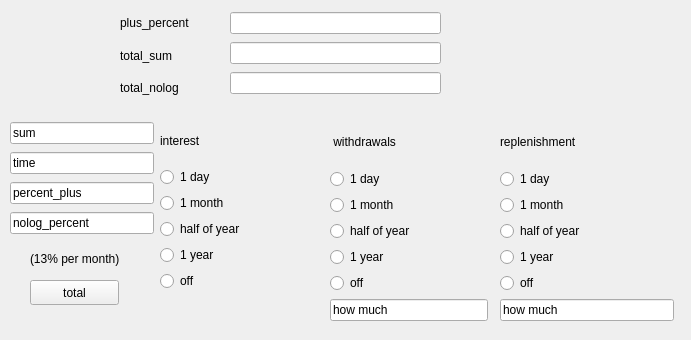
<?xml version="1.0" encoding="UTF-8"?>
<ui version="4.0">
 <class>deposit</class>
 <widget class="QWidget" name="deposit">
  <property name="geometry">
   <rect>
    <x>0</x>
    <y>0</y>
    <width>691</width>
    <height>340</height>
   </rect>
  </property>
  <property name="windowTitle">
   <string>Form</string>
  </property>
  <widget class="QWidget" name="layoutWidget">
   <property name="geometry">
    <rect>
     <x>330</x>
     <y>120</y>
     <width>158</width>
     <height>201</height>
    </rect>
   </property>
   <layout class="QVBoxLayout" name="take">
    <item>
     <widget class="QLabel" name="label_3">
      <property name="text">
       <string> withdrawals</string>
      </property>
     </widget>
    </item>
    <item>
     <widget class="QRadioButton" name="day_2">
      <property name="text">
       <string>1 day</string>
      </property>
     </widget>
    </item>
    <item>
     <widget class="QRadioButton" name="month_2">
      <property name="text">
       <string>1 month</string>
      </property>
     </widget>
    </item>
    <item>
     <widget class="QRadioButton" name="half_2">
      <property name="text">
       <string>half of year</string>
      </property>
     </widget>
    </item>
    <item>
     <widget class="QRadioButton" name="year_2">
      <property name="text">
       <string>1 year</string>
      </property>
     </widget>
    </item>
    <item>
     <widget class="QRadioButton" name="day_4">
      <property name="text">
       <string>off</string>
      </property>
     </widget>
    </item>
    <item>
     <widget class="QLineEdit" name="lineEdit">
      <property name="text">
       <string>how much </string>
      </property>
     </widget>
    </item>
   </layout>
  </widget>
  <widget class="QWidget" name="layoutWidget_2">
   <property name="geometry">
    <rect>
     <x>500</x>
     <y>120</y>
     <width>174</width>
     <height>201</height>
    </rect>
   </property>
   <layout class="QVBoxLayout" name="put">
    <item>
     <widget class="QLabel" name="label_4">
      <property name="text">
       <string>replenishment</string>
      </property>
     </widget>
    </item>
    <item>
     <widget class="QRadioButton" name="day_3">
      <property name="text">
       <string>1 day</string>
      </property>
     </widget>
    </item>
    <item>
     <widget class="QRadioButton" name="month_3">
      <property name="text">
       <string>1 month</string>
      </property>
     </widget>
    </item>
    <item>
     <widget class="QRadioButton" name="half_3">
      <property name="text">
       <string>half of year</string>
      </property>
     </widget>
    </item>
    <item>
     <widget class="QRadioButton" name="year_3">
      <property name="text">
       <string>1 year</string>
      </property>
     </widget>
    </item>
    <item>
     <widget class="QRadioButton" name="day_5">
      <property name="text">
       <string>off</string>
      </property>
     </widget>
    </item>
    <item>
     <widget class="QLineEdit" name="lineEdit_2">
      <property name="text">
       <string>how much </string>
      </property>
     </widget>
    </item>
   </layout>
  </widget>
  <widget class="QLabel" name="label">
   <property name="geometry">
    <rect>
     <x>30</x>
     <y>250</y>
     <width>131</width>
     <height>17</height>
    </rect>
   </property>
   <property name="text">
    <string>(13% per month)</string>
   </property>
  </widget>
  <widget class="QPushButton" name="total">
   <property name="geometry">
    <rect>
     <x>30</x>
     <y>280</y>
     <width>89</width>
     <height>25</height>
    </rect>
   </property>
   <property name="text">
    <string>total</string>
   </property>
  </widget>
  <widget class="QWidget" name="layoutWidget">
   <property name="geometry">
    <rect>
     <x>160</x>
     <y>120</y>
     <width>168</width>
     <height>171</height>
    </rect>
   </property>
   <layout class="QVBoxLayout" name="interest_cap">
    <item>
     <widget class="QLabel" name="label_2">
      <property name="text">
       <string>interest</string>
      </property>
     </widget>
    </item>
    <item>
     <widget class="QRadioButton" name="day">
      <property name="text">
       <string>1 day</string>
      </property>
     </widget>
    </item>
    <item>
     <widget class="QRadioButton" name="month">
      <property name="text">
       <string>1 month</string>
      </property>
     </widget>
    </item>
    <item>
     <widget class="QRadioButton" name="half">
      <property name="text">
       <string>half of year</string>
      </property>
     </widget>
    </item>
    <item>
     <widget class="QRadioButton" name="year">
      <property name="text">
       <string>1 year</string>
      </property>
     </widget>
    </item>
    <item>
     <widget class="QRadioButton" name="interest">
      <property name="text">
       <string>off</string>
      </property>
     </widget>
    </item>
   </layout>
  </widget>
  <widget class="QWidget" name="layoutWidget">
   <property name="geometry">
    <rect>
     <x>10</x>
     <y>120</y>
     <width>144</width>
     <height>120</height>
    </rect>
   </property>
   <layout class="QVBoxLayout" name="input">
    <item>
     <widget class="QLineEdit" name="sum">
      <property name="text">
       <string>sum</string>
      </property>
     </widget>
    </item>
    <item>
     <widget class="QLineEdit" name="time">
      <property name="text">
       <string>time</string>
      </property>
     </widget>
    </item>
    <item>
     <widget class="QLineEdit" name="percent_plus">
      <property name="text">
       <string>percent_plus</string>
      </property>
     </widget>
    </item>
    <item>
     <widget class="QLineEdit" name="nolog_percent">
      <property name="text">
       <string>nolog_percent </string>
      </property>
     </widget>
    </item>
   </layout>
  </widget>
  <widget class="QWidget" name="layoutWidget">
   <property name="geometry">
    <rect>
     <x>230</x>
     <y>10</y>
     <width>211</width>
     <height>89</height>
    </rect>
   </property>
   <layout class="QVBoxLayout" name="output">
    <item>
     <widget class="QLineEdit" name="plus_percent">
      <property name="text">
       <string/>
      </property>
     </widget>
    </item>
    <item>
     <widget class="QLineEdit" name="total_sum">
      <property name="text">
       <string/>
      </property>
     </widget>
    </item>
    <item>
     <widget class="QLineEdit" name="total_nolog">
      <property name="text">
       <string/>
      </property>
     </widget>
    </item>
   </layout>
  </widget>
  <widget class="QWidget" name="">
   <property name="geometry">
    <rect>
     <x>120</x>
     <y>10</y>
     <width>91</width>
     <height>91</height>
    </rect>
   </property>
   <layout class="QVBoxLayout" name="verticalLayout">
    <item>
     <widget class="QLabel" name="label_5">
      <property name="text">
       <string>plus_percent</string>
      </property>
     </widget>
    </item>
    <item>
     <widget class="QLabel" name="label_6">
      <property name="text">
       <string>total_sum</string>
      </property>
     </widget>
    </item>
    <item>
     <widget class="QLabel" name="label_7">
      <property name="text">
       <string>total_nolog</string>
      </property>
     </widget>
    </item>
   </layout>
  </widget>
 </widget>
 <resources/>
 <connections/>
</ui>
